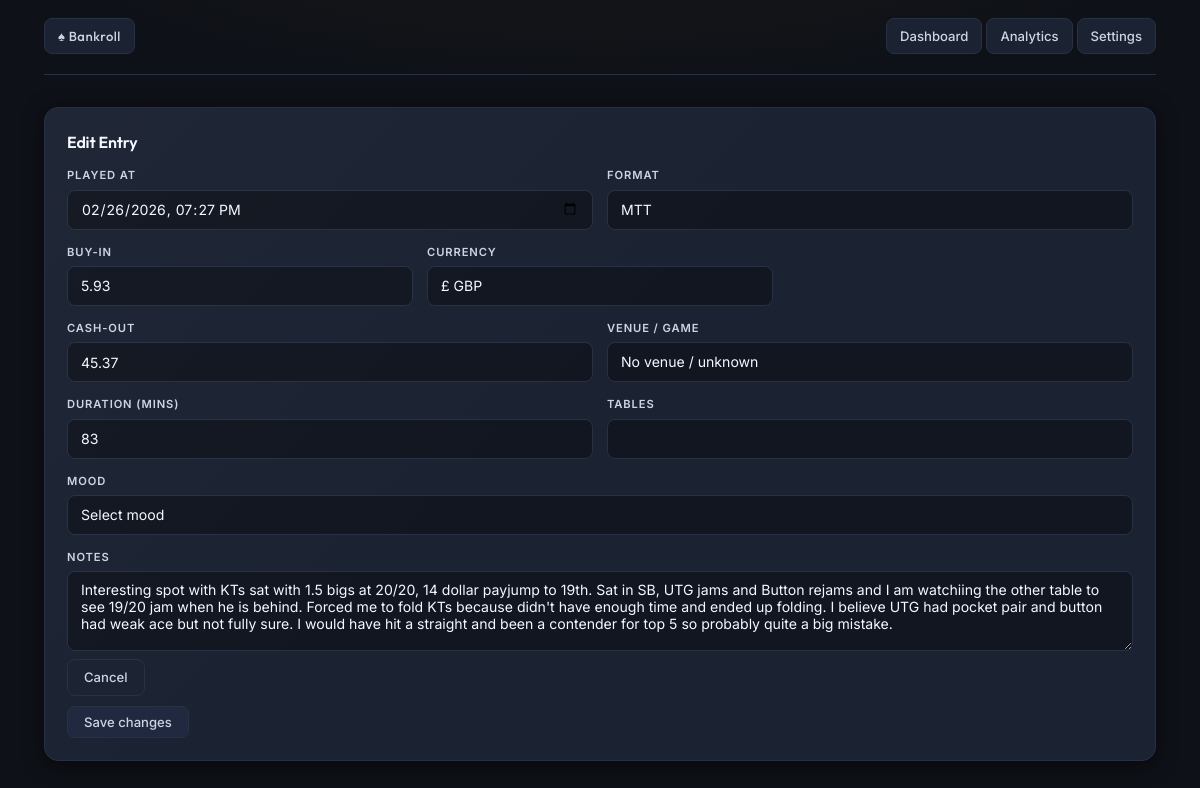
Page /entries/6/edit/ (signed in) on the committed database.
### pokerlog/models.py (models this page shows, shortened)
class Entry(models.Model):
    FORMAT_CHOICES = [
        ("MTT", "MTT"),
        ("SNG", "SNG"),
        ("CASH", "Cash"),
    ]
    CURRENCY_CHOICES = [("GBP", "£ GBP"), ("USD", "$ USD")]
    user       = models.ForeignKey(User, on_delete=models.CASCADE)
    played_at  = models.DateTimeField()
    format     = models.CharField(max_length=10, choices=FORMAT_CHOICES, default="MTT")
    currency   = models.CharField(max_length=3, choices=CURRENCY_CHOICES, default="GBP")
    venue      = models.ForeignKey(
        Venue, on_delete=models.SET_NULL, null=True, blank=True,
        related_name="entries"
    )
    buy_in   = models.DecimalField(max_digits=10, decimal_places=2, default=0)
    rake     = models.DecimalField(max_digits=10, decimal_places=2, default=0)
    cash_out = models.DecimalField(max_digits=10, decimal_places=2, default=0)
    title            = models.CharField(max_length=100, blank=True, default="")
    duration_minutes = models.PositiveIntegerField(null=True, blank=True)
    table_count      = models.PositiveIntegerField(null=True, blank=True)
    mood             = models.IntegerField(null=True, blank=True)
    notes            = models.TextField(blank=True, default="")
    created_at       = models.DateTimeField(auto_now_add=True)

### pokerlog/views.py (the view)
# urls.py: path("entries/<int:pk>/edit/", entry_edit, name="entry_edit"),
@login_required
@require_http_methods(["GET", "POST"])
def entry_edit(request, pk):
    entry = get_object_or_404(Entry, pk=pk, user=request.user)
    form  = EntryForm(request.POST or None, instance=entry, user=request.user)
    if request.method == "POST" and form.is_valid():
        updated = form.save(commit=False)
        updated.user = request.user
        updated.save()
        return redirect("dashboard")
    return render(request, "pokerlog/entry_edit.html", {"form": form, "entry": entry})

### pokerlog/templates/pokerlog/entry_edit.html (shortened to what this page needs)
{% extends "pokerlog/base.html" %}
{% block content %}
<div class="card">
  <h2>Edit Entry</h2>
  <form method="post">
    <div class="row">
      <div class="field">
        <label for="{{ form.played_at.id_for_label }}">Played at</label>
        {{ form.played_at }}
      </div>
      <div class="field">
        <label for="{{ form.format.id_for_label }}">Format</label>
        {{ form.format }}
      </div>
    </div>
    <div class="row">
      <div class="field">
        <label for="{{ form.buy_in.id_for_label }}">Buy-in</label>
        {{ form.buy_in }}
      </div>
      <div class="field">
        <label for="{{ form.currency.id_for_label }}">Currency</label>
        {{ form.currency }}{{ form.currency.errors }}
      </div>
      <div class="field"></div>
    </div>
    <div class="row">
      <div class="field">
        <label for="{{ form.cash_out.id_for_label }}">Cash-out</label>
        {{ form.cash_out }}
      </div>
      <div class="field">
        <label for="{{ form.venue.id_for_label }}">Venue / game</label>
        {{ form.venue }}
      </div>
    </div>
    <div class="row">
      <div class="field">
        <label for="{{ form.duration_minutes.id_for_label }}">Duration (mins)</label>
        {{ form.duration_minutes }}
      </div>
      <div class="field">
        <label for="{{ form.table_count.id_for_label }}">Tables</label>
        {{ form.table_count }}
      </div>
    </div>
    <div class="row">
      <div class="field">
        <label for="{{ form.mood.id_for_label }}">Mood</label>
        {{ form.mood }}
      </div>
    </div>
    <div class="field">
      <label for="{{ form.notes.id_for_label }}">Notes</label>
      {{ form.notes }}
    </div>
    <div class="actions">
      <a class="btn secondary" href="{% url 'dashboard' %}">Cancel</a>
      <button class="btn" type="submit">Save changes</button>
    </div>
  </form>
</div>
{% endblock %}

### pokerlog/static/pokerlog/styles.css (style rules this page uses)
:root { --gold: #c9963a; --gold2: #e8b84b; --green: #16a34a; --red: #dc2626; --radius: 14px; --radius-sm: 8px; --radius-xs: 5px; --transition: .2s ease; }
[data-theme="dark"] { --bg: #0e1117; --bg2: #161c27; --card: #1b2232; --card2: #202840; --border: #283044; --border2: #36405a; --text: #f5f8ff; --text2: #cdd5e3; --muted: #8fa0b8; --red-soft: #e06c6c; --shadow: 0 4px 20px rgba(0,0,0,.55); --shadow-sm: 0 2px 8px rgba(0,0,0,.4); --input-bg: #111620; --hover: rgba(255,255,255,.025); --gold-glow: rgba(201,150,58,.07); --chart-text: #cdd5e3; --chart-grid: rgba(255,255,255,.07); }
*, *::before, *::after { box-sizing: border-box; margin: 0; padding: 0; }
html { scroll-behavior: smooth; }
body { font-family: 'Inter', sans-serif; font-size: 14.5px; line-height: 1.55; background: var(--bg); color: var(--text); min-height: 100vh; transition: background var(--transition), color var(--transition); }
[data-theme="dark"] body { background-image: radial-gradient(ellipse 80% 30% at 50% -8%, rgba(201,150,58,.05) 0%, transparent 60%); }
h2 { font-family: 'Outfit', sans-serif; font-weight: 600; font-size: 1rem; color: var(--text); margin-bottom: 12px; letter-spacing: -0.01em; }
.card { background: var(--card); border: 1px solid var(--border); border-radius: var(--radius); box-shadow: var(--shadow); padding: 22px; margin-bottom: 16px; transition: background var(--transition), border-color var(--transition); position: relative; overflow: hidden; }
[data-theme="dark"] .card::before { content: ''; position: absolute; inset: 0; border-radius: inherit; background: linear-gradient(135deg, rgba(255,255,255,.018) 0%, transparent 50%); pointer-events: none; }
.btn { display: inline-flex; align-items: center; gap: 5px; border: 1px solid var(--border); background: var(--card2); color: var(--text2); padding: 7px 16px; border-radius: var(--radius-sm); cursor: pointer; font-size: 0.82rem; font-weight: 500; font-family: 'Inter', sans-serif; text-decoration: none; transition: all var(--transition); white-space: nowrap; }
.btn.secondary { background: transparent; color: var(--text2); border-color: var(--border); }
form { margin: 0; }
.row { display: flex; gap: 14px; flex-wrap: wrap; margin-bottom: 14px; }
.field { display: flex; flex-direction: column; gap: 5px; min-width: 200px; flex: 1; }
label { font-size: 0.7rem; font-weight: 600; color: var(--text2); text-transform: uppercase; letter-spacing: 0.08em; }
input, select, textarea, form input, form select, form textarea { width: 100%; padding: 9px 13px; border: 1px solid var(--border); border-radius: var(--radius-sm); font-size: 0.88rem; font-family: 'Inter', sans-serif; background: var(--input-bg); color: var(--text); box-sizing: border-box; height: 40px; transition: border-color var(--transition), box-shadow var(--transition); -webkit-appearance: none; appearance: none; }
form textarea, textarea { height: auto; min-height: 80px; resize: vertical; }
select { background-repeat: no-repeat; background-position: right 11px center; padding-right: 32px; cursor: pointer; }
input[type="submit"], button[type="submit"] { width: auto; height: auto; }
.actions { text-align: right; white-space: nowrap; width: 1%; }
.actions { display: flex; gap: 10px; flex-wrap: wrap; align-items: center; margin-top: 8px; }
@media (min-width: 900px) { .row { flex-wrap: nowrap; } }
@media (min-width: 900px) { .field { min-width: 0; } }

### rows in the picture
Entry: played_at "02/26/2026 19:27", format "MTT", buy_in "5.93", currency "£ GBP", cash_out "45.37", venue "No venue / unknown", duration_minutes "83", mood "Select mood", notes "Interesting spot with KTs sat with 1.5 bigs at 20/20, 14 dollar payjump to 19th. Sat in SB, UTG jams and Button rejams and I am watchiing the other table to see 19/20 jam when he is behind. Forced me to fold KTs because didn't have enough time and ended up folding. I believe UTG had pocket pair and button had weak ace but not fully sure. I would have hit a straight and been a contender for top 5 so probably quite a big mistake."
